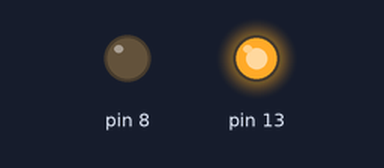
A sketch run on a simulated Arduino Uno, built with avr-gcc and run on an emulated ATmega328P. Shown: output pins drawn as LEDs (lit = HIGH).

Above: at 1.0 s.
At 3.0 s:
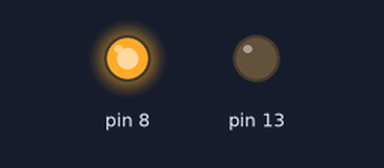
Timing chart, 0 to 5.2 s (numbered marks = the images above):
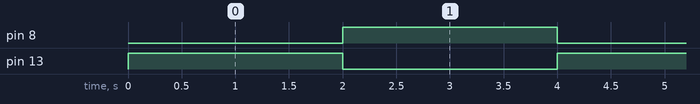

Measured:
- by itself, pin 8, pin 13: alternates HIGH for 2.0 s and LOW for 2.0 s

The sketch:

Blink.ino
```cpp
void setup() {
  pinMode(13, OUTPUT);
  pinMode(8, OUTPUT);
}

void loop() {
  digitalWrite(13, HIGH);
  digitalWrite(8, LOW);
  delay(2000);
  digitalWrite(13, LOW);
  digitalWrite(8, HIGH);
  delay(2000);
}
```
